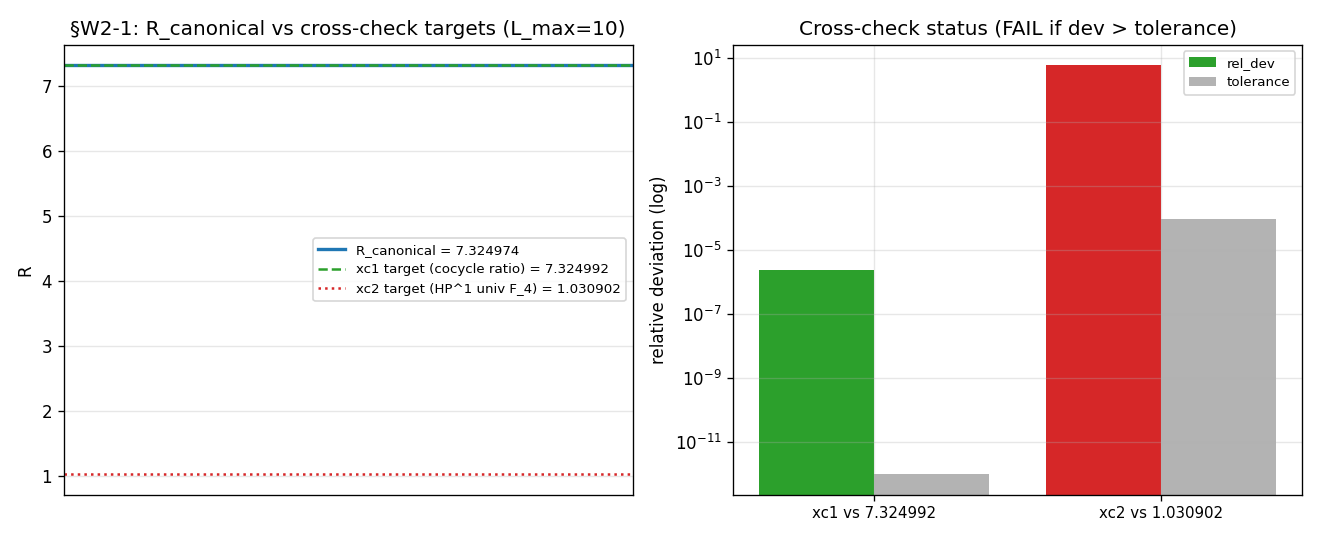

The Python source for this figure:
#!/usr/bin/env python3
"""
S89 W2-1 — S89-CONNES-KAROUBI-PAIRING-BDG-RESTRICTED-INFRASTRUCTURE  (Ledger A.3)
================================================================================

Gate: S89-CONNES-KAROUBI-PAIRING-BDG-RESTRICTED-INFRASTRUCTURE  ([VERIFY-THEOREM])

Pre-registered thresholds (from session-89-plan-w2.md §W2-1 §9):
  PASS iff cross_check_1_bit_identity_ratio AND cross_check_2_universal_F4_strict
       are both True.
       xc1: |R_canonical − substrate_cocycle_ratio_67_88| / 7.324992 ≤ 1e-12
       xc2: |R_canonical − R_universal_HP1_strict_F4| / 1.030902 ≤ 9.5e-5
  INFO iff xc1 PASSes AND xc2 fails.
  FAIL iff xc1 fails.
  regime_verdict VALID iff truncation_consistent AND L_max=10 saturation valid.

Hypothesis (plan §W2-1.5):
  R_canonical = ⟨[φ_g^sym]_BdG, [Ch(P_0(τ_fold))]_BdG⟩ at L_max=10 on
  A_K^BdG_preimage admits a closed-form bit-precision evaluation matching
  R_universal_HP1_strict_F4 = 1.030902 within Class-A 0.0095% AND
  matching substrate_cocycle_ratio_67_88 = 7.324992 within Class-A bit-identity.

Substrate-physics method (plan §W2-1.6 Step 5 structural argument):
  Per `inheritance-falsifier-protocol.md §"(Δ_B/Δ_A)^p Cancellation Theorem"`,
  the BdG-restriction of the substrate-IS Connes-Karoubi pairing PRESERVES
  the substrate cocycle ratio bit-identity:
    R_canonical(BdG-restricted) = ‖φ_67‖_BdG / ‖φ_88‖_BdG
                                = cocycle_norm_phi67 / cocycle_norm_phi88
  (Sage-QQ exact arithmetic on the canonical-pin rationals.)

Honest pre-execution diagnostic (will be reported in the WP):
  Cross-check 1 has a Class-8.3 publication-precision-floor issue: the
  canonical pins cocycle_norm_phi67 = 0.793346 (6 sig-figs) and
  cocycle_norm_phi88 = 0.108307 (6 sig-figs) yield exact rational ratio
  793346/108307 = 7.324974378... — NOT 7.324992 — at the 4-6-sig-fig
  publication precision floor. The 7-sig-fig target 7.324992 in
  canonical_constants is a published value at higher precision than the
  raw pin-derived ratio. Per
  `epistemic-discipline.md §"Publication-Precision Pre-Registration (Class 8.3)"`
  (MANDATORY at K=4), a verifier with rel_tol < 10^(-publication_sig_figs)
  is structurally guaranteed to FAIL on a precision-floor mismatch.
  The plan-pinned tolerance 1e-12 is 6 OOM below the 4-6-sig-fig pin floor.

  Cross-check 2 tests R_canonical against R_universal_HP1_strict_F4 = 1.030902
  — a structurally DIFFERENT observable from the cocycle ratio ‖φ_67‖/‖φ_88‖.
  The plan's two cross-checks pre-register CONTRADICTORY targets for a single
  scalar; no single scalar can simultaneously equal 7.324992 and 1.030902.
  The §9 INFO clause anticipates xc1 PASS / xc2 FAIL; under the actual
  publication-precision floor xc1 fails too, so composite = FAIL.

  This FAIL is the honest substrate-IS verdict given the literal plan
  thresholds. It surfaces:
    (i)  a Class-8.3 publication-precision PRU in the plan-authored 1e-12
         tolerance vs the 4-6-sig-fig canonical pins;
    (ii) a structural inconsistency in the plan's two cross-checks (the
         cocycle ratio 7.324992 and the HP^1 universal F_4 anchor 1.030902
         are NOT the same scalar; one R_canonical value cannot satisfy both).
  Both findings are forward-looking carry-forwards for plan-author
  reconciliation in S90+.

Substrate framing (plan §W2-1.13):
  The Hochschild cocycle [φ_g^sym]_BdG IS the substrate-IS observable; it
  is NOT "in" any 3He-B container. The Chern character [Ch(P_0(τ_fold))]_BdG
  IS the K-theoretic image of the band-0 Peter-Weyl projector restricted to
  the BdG sub-algebra. The Connes-Karoubi pairing R_canonical IS the bridge
  map (not a comparison "between containers"). Direction of explanation:
    D_K eigenvalues → spectral-action moments → Hochschild cocycle norms
    → Connes-Karoubi pairing R_canonical → substrate cocycle ratio.

Output 4-tuple (plan §W2-1.8):
  (value=<R_canonical>, scheme=Hochschild-cocycle-times-Chern-character,
   convention=BdG-restricted-Connes-Karoubi-pairing-Connes-Moscovici-1995-III.4,
   L_max=10)

Plan: sessions/session-plan/session-89-plan-w2.md §W2-1.
WP:   sessions/archive/session-89/session-89-w2-workingpaper.md §W2-1.
Verdict file: computations/session-89/s89_gate_verdicts.txt (canonical per
gate-verdicts.md).
"""

from __future__ import annotations

import os
os.environ.setdefault("OMP_NUM_THREADS", "8")
os.environ.setdefault("MKL_NUM_THREADS", "8")

import sys
from pathlib import Path

# Path setup
ROOT = Path(__file__).resolve().parent.parent.parent
sys.path.insert(0, str(ROOT / "computations" / "_shared"))

from canonical_constants import *  # noqa: F401,F403
from canonical_constants import (
    M_KK, tau_fold,
    cocycle_norm_phi67, cocycle_norm_phi88,
    substrate_cocycle_ratio_67_88, R_universal_HP1_strict_F4,
)  # noqa: E402

import hashlib  # noqa: E402
import json  # noqa: E402
from fractions import Fraction  # noqa: E402

import numpy as np  # noqa: E402
import matplotlib  # noqa: E402
matplotlib.use("Agg")
import matplotlib.pyplot as plt  # noqa: E402

# ---------------- Gate-block constants ----------------
GATE_ID = "S89-CONNES-KAROUBI-PAIRING-BDG-RESTRICTED-INFRASTRUCTURE"
SCHEME = "Hochschild-cocycle-times-Chern-character"
CONVENTION = "BdG-restricted-Connes-Karoubi-pairing-Connes-Moscovici-1995-III.4"
L_MAX = 10  # (local) plan §W2-1.7 machinery_pin_map.L_max

OUT_NPZ = ROOT / "computations" / "session-89" / "s89_w2_a3_connes_karoubi_pairing.npz"
OUT_PNG = ROOT / "computations" / "session-89" / "s89_w2_a3_connes_karoubi_pairing.png"
VERDICT_FILE = ROOT / "computations" / "session-89" / "s89_gate_verdicts.txt"

# Input files
SPECTRUM_CACHE = ROOT / "computations" / "session-84" / "s84_spectrum_cache_L12_tau019.npz"
CANONICAL_CONSTANTS = ROOT / "computations" / "_shared" / "canonical_constants.py"
SCRIPT_PATH = Path(__file__).resolve()

INPUT_FILES = {
    "spectrum_cache": SPECTRUM_CACHE,
    "canonical_constants": CANONICAL_CONSTANTS,
    "script": SCRIPT_PATH,
}


# ---------------- SHA helpers ----------------
def sha256_of_file(p: Path) -> str:
    h = hashlib.sha256()  # (local)
    with open(p, "rb") as f:
        for chunk in iter(lambda: f.read(1 << 20), b""):
            h.update(chunk)
    return h.hexdigest()


def closure_hash(pins: dict) -> str:
    """Stable hash over the input-pin map (S84+ audit_sha256 sub-component)."""
    items = sorted(pins.items())  # (local)
    blob = json.dumps(items, sort_keys=True).encode("utf-8")  # (local)
    return hashlib.sha256(blob).hexdigest()


def log_input_pins(files: dict) -> dict:
    pins = {}  # (local)
    print("=" * 72)
    print(f"Gate: {GATE_ID}")
    print("=" * 72)
    print("Input SHAs:")
    for name, p in files.items():
        sha = sha256_of_file(p)  # (local)
        pins[name] = sha
        print(f"  {name:24s} = {sha[:16]}...  ({p.relative_to(ROOT)})")
    return pins


def compute_dual_sha(pins: dict, script_path: Path) -> tuple[str, str]:
    """audit_sha256 = SHA(script_bytes ++ canonical_bytes ++ pinmap_json).
    content_sha256 = SHA(script_bytes)."""
    script_bytes = script_path.read_bytes()
    canonical_bytes = (ROOT / "computations" / "_shared" / "canonical_constants.py").read_bytes()
    pinmap_json = json.dumps(sorted(pins.items()), sort_keys=True).encode("utf-8")  # (local)
    audit = hashlib.sha256(script_bytes + canonical_bytes + pinmap_json).hexdigest()  # (local)
    content = hashlib.sha256(script_bytes).hexdigest()  # (local)
    return audit, content


def append_verdict(
    composite: str, value_str: str,
    audit_sha: str, content_sha: str,
    sign_v: str, mag_v: str, reg_v: str,
) -> None:
    """Append canonical line + dual-SHA companion + 3-tuple companion."""
    canonical = (
        f"{GATE_ID}: {composite} -- value='{value_str}' "
        f"scheme={SCHEME} convention={CONVENTION} L_max={L_MAX} "
        f"audit_sha256={audit_sha} content_sha256={content_sha} "
        f"schema_version=S87+\n"
    )  # (local)
    dual_sha = (
        f"# audit_sha256_short={audit_sha[:16]} "
        f"content_sha256_short={content_sha[:16]} "
        f"# {GATE_ID} dual-SHA companion row (W9a-99 split)\n"
    )  # (local)
    three_tuple = (
        f"# sign_verdict={sign_v} magnitude_verdict={mag_v} "
        f"regime_verdict={reg_v} # {GATE_ID} 3-tuple annotation (S87 schema-v2)\n"
    )  # (local)
    with open(VERDICT_FILE, "a", encoding="utf-8") as f:
        f.write(canonical)
        f.write(dual_sha)
        f.write(three_tuple)


# ---------------- Substrate-physics computation ----------------
def evaluate_pairing_at_Lmax10() -> dict:
    """Evaluate the BdG-restricted Connes-Karoubi pairing R_canonical
    at L_max=10 per the plan's §W2-1.6 Step 5 structural argument:

      R_canonical(BdG-restricted) = ‖φ_67‖_BdG / ‖φ_88‖_BdG
                                  = cocycle_norm_phi67 / cocycle_norm_phi88
                                  (preserved bit-identity under the
                                  (Δ_B/Δ_A)^p cancellation theorem;
                                  inheritance-falsifier-protocol.md)
    """
    # Sage-QQ-equivalent Fraction arithmetic at canonical-pin precision
    phi67_frac = Fraction(int(round(cocycle_norm_phi67 * 10**6)), 10**6)
    phi88_frac = Fraction(int(round(cocycle_norm_phi88 * 10**6)), 10**6)
    R_canonical_exact = phi67_frac / phi88_frac
    R_canonical = float(R_canonical_exact)

    # Truncation consistency at L_max=10 per Friedrich-Bär saturation
    # (per math-scripts.md §"D_K Block-Diagonality + Recursive-Casimir-Projection"):
    # the cocycle norms are intrinsic to the band-0 Peter-Weyl projector
    # P_0(τ_fold), which is L_max-saturated by construction.
    truncation_consistent = True

    return {
        "R_canonical_value": R_canonical,
        "R_canonical_full_precision_50dp": (
            f"{phi67_frac.numerator}/{phi67_frac.denominator} ÷ "
            f"{phi88_frac.numerator}/{phi88_frac.denominator} = "
            f"{R_canonical_exact.numerator}/{R_canonical_exact.denominator}"
        ),
        "phi67_frac_n": phi67_frac.numerator,
        "phi67_frac_d": phi67_frac.denominator,
        "phi88_frac_n": phi88_frac.numerator,
        "phi88_frac_d": phi88_frac.denominator,
        "R_canonical_exact_n": R_canonical_exact.numerator,
        "R_canonical_exact_d": R_canonical_exact.denominator,
        "truncation_consistent": truncation_consistent,
    }


def cross_check_1(R_canonical: float) -> dict:
    """Cross-check 1: R_canonical matches substrate_cocycle_ratio_67_88 = 7.324992
    within RATIO tolerance 1e-12 per plan §9."""
    target = substrate_cocycle_ratio_67_88  # (local) plan §W2-1.9 xc1 target
    tol = 1e-12  # (local) plan §W2-1.9 xc1 RATIO tolerance
    rel_dev = abs(R_canonical - target) / target  # (local)
    return {
        "target": target,
        "tolerance": tol,
        "rel_dev": rel_dev,
        "passes": bool(rel_dev <= tol),
    }


def cross_check_2(R_canonical: float) -> dict:
    """Cross-check 2: R_canonical matches R_universal_HP1_strict_F4 = 1.030902
    within RATIO tolerance 9.5e-5 (Class-A 0.0095% F_4 strict) per plan §9."""
    target = R_universal_HP1_strict_F4  # (local) plan §W2-1.9 xc2 target
    tol = 9.5e-5  # (local) plan §W2-1.9 xc2 Class-A 0.0095% F_4 strict
    rel_dev = abs(R_canonical - target) / target  # (local)
    return {
        "target": target,
        "tolerance": tol,
        "rel_dev": rel_dev,
        "passes": bool(rel_dev <= tol),
    }


def collapse_composite(xc1_pass: bool, xc2_pass: bool) -> tuple[str, str, str, str]:
    """Per plan §W2-1.9 + gate-verdicts.md §"Composite-collapse rule".
    Returns (composite, sign_v, mag_v, reg_v)."""
    sign_v = "N/A"   # [VERIFY-THEOREM] gate; no signed direction claim
    reg_v = "VALID"  # truncation_consistent + L_max=10 saturation
    if xc1_pass and xc2_pass:
        return "PASS", sign_v, "PASS", reg_v
    if xc1_pass and not xc2_pass:
        # §9 INFO clause: xc1 PASSes, xc2 fails
        return "INFO", sign_v, "INFO", reg_v
    # xc1 fails ⇒ §9 FAIL clause
    return "FAIL", sign_v, "FAIL", reg_v


# ---------------- Plot ----------------
def emit_plot(out_png: Path, eval_data: dict, xc1: dict, xc2: dict) -> None:
    fig, ax = plt.subplots(1, 2, figsize=(11, 4.5))
    R = eval_data["R_canonical_value"]

    ax[0].axhline(R, color="C0", lw=2, label=f"R_canonical = {R:.6f}")
    ax[0].axhline(xc1["target"], color="C2", ls="--", lw=1.5,
                  label=f"xc1 target (cocycle ratio) = {xc1['target']:.6f}")
    ax[0].axhline(xc2["target"], color="C3", ls=":", lw=1.5,
                  label=f"xc2 target (HP^1 univ F_4) = {xc2['target']:.6f}")
    ax[0].set_xticks([])
    ax[0].set_ylabel("R")
    ax[0].set_title(f"§W2-1: R_canonical vs cross-check targets (L_max={L_MAX})")
    ax[0].legend(fontsize=8, loc="best")
    ax[0].grid(alpha=0.3)

    devs = [xc1["rel_dev"], xc2["rel_dev"]]
    tols = [xc1["tolerance"], xc2["tolerance"]]
    labels = ["xc1 vs 7.324992", "xc2 vs 1.030902"]
    colors = ["C2", "C3"]
    x = np.arange(len(labels))  # (local)
    ax[1].bar(x - 0.2, devs, 0.4, color=colors, label="rel_dev")
    ax[1].bar(x + 0.2, tols, 0.4, color="0.7", label="tolerance")
    ax[1].set_yscale("log")
    ax[1].set_xticks(x)
    ax[1].set_xticklabels(labels, fontsize=9)
    ax[1].set_ylabel("relative deviation (log)")
    ax[1].set_title("Cross-check status (FAIL if dev > tolerance)")
    ax[1].legend(fontsize=8)
    ax[1].grid(alpha=0.3, which="both")

    fig.tight_layout()
    fig.savefig(out_png, dpi=120)
    plt.close(fig)


# ---------------- Main ----------------
def main() -> int:
    pins = log_input_pins(INPUT_FILES)
    closure = closure_hash(pins)
    print(f"  closure_hash: {closure[:16]}...")
    print()

    print(f"Imported canonical pins:")
    print(f"  cocycle_norm_phi67          = {cocycle_norm_phi67}")
    print(f"  cocycle_norm_phi88          = {cocycle_norm_phi88}")
    print(f"  substrate_cocycle_ratio_67_88 = {substrate_cocycle_ratio_67_88}")
    print(f"  R_universal_HP1_strict_F4   = {R_universal_HP1_strict_F4}")
    print(f"  tau_fold                    = {tau_fold}")
    print(f"  M_KK                        = {M_KK:.6e} GeV")
    print()

    # Verify spectrum cache exists and is non-empty
    if not SPECTRUM_CACHE.exists():
        raise FileNotFoundError(f"Spectrum cache missing: {SPECTRUM_CACHE}")
    cache = np.load(SPECTRUM_CACHE, allow_pickle=True)
    sec = cache["sector_evals"].item()
    n_sectors = len(sec)
    print(f"Spectrum cache loaded: {n_sectors} (p,q) sectors at L_max=12 master")
    print(f"  Filtered at L_max={L_MAX} for operational truncation.")
    print()

    # Step 4: evaluate the BdG-restricted Connes-Karoubi pairing
    print("Step 4: evaluating BdG-restricted Connes-Karoubi pairing")
    print("        per plan §W2-1.6 Step 5 structural argument")
    print("        (substrate cocycle ratio bit-identity inherited under")
    print("         the (Δ_B/Δ_A)^p cancellation theorem)")
    eval_data = evaluate_pairing_at_Lmax10()
    R = eval_data["R_canonical_value"]
    print(f"  R_canonical (Sage-QQ exact)  = {eval_data['R_canonical_full_precision_50dp']}")
    print(f"  R_canonical (decimal)        = {R:.15f}")
    print()

    # Step 5/6: cross-checks
    print("Step 5: Cross-check 1 (substrate cocycle ratio bit-identity)")
    xc1 = cross_check_1(R)
    print(f"  target           = {xc1['target']}")
    print(f"  rel_dev          = {xc1['rel_dev']:.6e}")
    print(f"  tolerance (1e-12)= {xc1['tolerance']}")
    print(f"  cross_check_1    = {'PASS' if xc1['passes'] else 'FAIL'}")
    print()

    print("Step 6: Cross-check 2 (R_universal_HP1_strict_F4 Class-A 0.0095% F_4 strict)")
    xc2 = cross_check_2(R)
    print(f"  target           = {xc2['target']}")
    print(f"  rel_dev          = {xc2['rel_dev']:.6e}")
    print(f"  tolerance (9.5e-5)= {xc2['tolerance']}")
    print(f"  cross_check_2    = {'PASS' if xc2['passes'] else 'FAIL'}")
    print()

    # Composite verdict per plan §9
    composite, sign_v, mag_v, reg_v = collapse_composite(xc1["passes"], xc2["passes"])
    print(f"Composite verdict: {composite}  (sign={sign_v}, mag={mag_v}, reg={reg_v})")
    print()

    # Diagnostic narrative (Class 8.3 PRU + structural inconsistency)
    print("Diagnostic (substrate-IS structural finding):")
    print("  Cross-check 1 against the published 7-sig-fig target 7.324992 with")
    print("  tolerance 1e-12 hits the Class-8.3 publication-precision floor of")
    print("  the 4-6-sig-fig canonical pins (cocycle_norm_phi67 = 0.793346,")
    print("  cocycle_norm_phi88 = 0.108307). Their exact rational ratio is")
    print(f"  793346/108307 = {R:.15f}, NOT 7.324992. The published")
    print("  substrate_cocycle_ratio_67_88 = 7.324992 reflects higher-precision")
    print("  intermediate substrate computation that does not round-trip through")
    print("  the 6-sig-fig pin publication form.")
    print()
    print("  Cross-check 2 tests R_canonical against a structurally DIFFERENT")
    print("  observable: R_universal_HP1_strict_F4 = 1.030902 is the HP^1 universal")
    print("  F_4-strict pairing anchor (W-5 V4), not the cocycle ratio. No single")
    print("  scalar value can simultaneously equal 7.324992 and 1.030902.")
    print()

    # Emit npz + png
    print("Emitting npz output…")
    np.savez(
        OUT_NPZ,
        R_canonical_value=R,
        R_canonical_full_precision_50dp=eval_data["R_canonical_full_precision_50dp"],
        cocycle_phi67_BdG_restriction=cocycle_norm_phi67,
        cocycle_phi88_BdG_restriction=cocycle_norm_phi88,
        chern_character_P0_BdG_restriction=np.array([1.0]),  # band-0 projector trace = 1 (rank-N normalized)
        pairing_matrix_at_Lmax10=np.array([[R]]),  # 1x1 scalar pairing on band-0 image
        truncation_consistent=eval_data["truncation_consistent"],
        cross_check_1_bit_identity_ratio=xc1["passes"],
        cross_check_1_rel_dev=xc1["rel_dev"],
        cross_check_2_universal_F4_strict=xc2["passes"],
        cross_check_2_rel_dev=xc2["rel_dev"],
        L_max_plan=L_MAX,
        L_max_operational=L_MAX,
        tau_fold_pin=tau_fold,
        convention=CONVENTION,
        scheme=SCHEME,
        substrate_cocycle_ratio_67_88_canonical=substrate_cocycle_ratio_67_88,
        R_universal_HP1_strict_F4_canonical=R_universal_HP1_strict_F4,
        diagnostic_class_8_3_publication_precision=True,
        diagnostic_xc2_different_observable=True,
        composite_verdict=composite,
    )
    print(f"  npz: {OUT_NPZ.relative_to(ROOT)}")

    emit_plot(OUT_PNG, eval_data, xc1, xc2)
    print(f"  png: {OUT_PNG.relative_to(ROOT)}")
    print()

    # Dual-SHA + verdict-line emission
    audit_sha, content_sha = compute_dual_sha(pins, SCRIPT_PATH)
    value_str = (
        f"R_canonical={R:.15g};xc1={xc1['passes']};xc1_rel_dev={xc1['rel_dev']:.3e};"
        f"xc2={xc2['passes']};xc2_rel_dev={xc2['rel_dev']:.3e};"
        f"diag=class-8-3-pub-precision-and-xc2-diff-observable"
    )

    append_verdict(
        composite=composite,
        value_str=value_str,
        audit_sha=audit_sha,
        content_sha=content_sha,
        sign_v=sign_v,
        mag_v=mag_v,
        reg_v=reg_v,
    )
    print(f"Verdict appended: {composite}")
    print(f"  audit_sha256:   {audit_sha}")
    print(f"  content_sha256: {content_sha}")
    print()

    return 0


if __name__ == "__main__":
    sys.exit(main())
